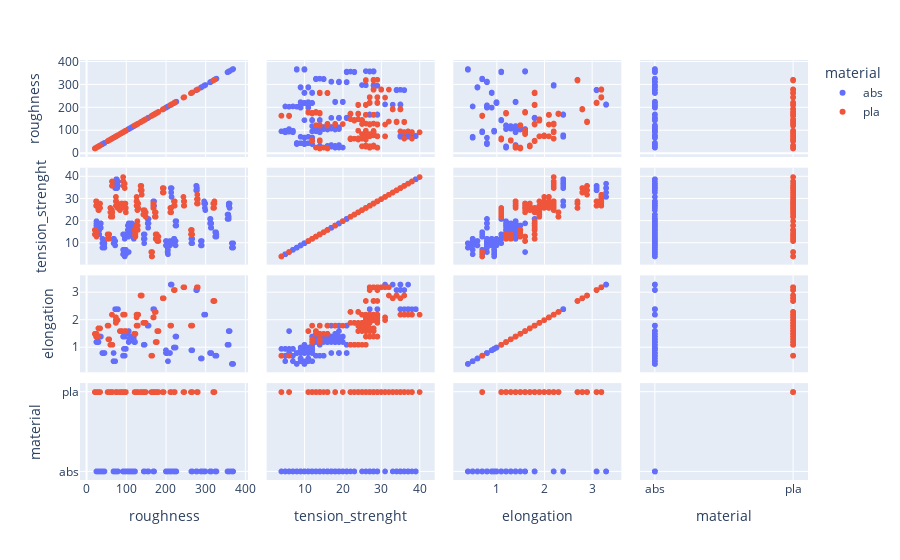

Notebook code cell kept with this figure:
### Code cell
fig = px.scatter_matrix(data1,
                        dimensions=["roughness", "tension_strenght", "elongation", "material"],
                        color="material")
fig.show()

### Figure 1 — Plotly figure (JSON) as saved in the notebook; plotly's stock layout.template omitted (floating-point values rounded to 4 significant figures; data arrays with more than 128 entries replaced by an {"elided": "..."} marker saying what was removed)
{"data": [{"dimensions": [{"axis": {"matches": true}, "label": "roughness", "values": {"elided": "222 int values"}}, {"axis": {"matches": true}, "label": "tension_strenght", "values": {"elided": "222 int values"}}, {"axis": {"matches": true}, "label": "elongation", "values": {"elided": "222 float values"}}, {"axis": {"matches": true}, "label": "material", "values": {"elided": "222 str values"}}], "hovertemplate": "material=abs<br>%{xaxis.title.text}=%{x}<br>%{yaxis.title.text}=%{y}<extra></extra>", "legendgroup": "abs", "marker": {"color": "#636efa", "symbol": "circle"}, "name": "abs", "showlegend": true, "type": "splom"}, {"dimensions": [{"axis": {"matches": true}, "label": "roughness", "values": {"elided": "182 int values"}}, {"axis": {"matches": true}, "label": "tension_strenght", "values": {"elided": "182 int values"}}, {"axis": {"matches": true}, "label": "elongation", "values": {"elided": "182 float values"}}, {"axis": {"matches": true}, "label": "material", "values": {"elided": "182 str values"}}], "hovertemplate": "material=pla<br>%{xaxis.title.text}=%{x}<br>%{yaxis.title.text}=%{y}<extra></extra>", "legendgroup": "pla", "marker": {"color": "#EF553B", "symbol": "circle"}, "name": "pla", "showlegend": true, "type": "splom"}], "layout": {"dragmode": "select", "legend": {"title": {"text": "material"}, "tracegroupgap": 0}, "margin": {"t": 60}}}
